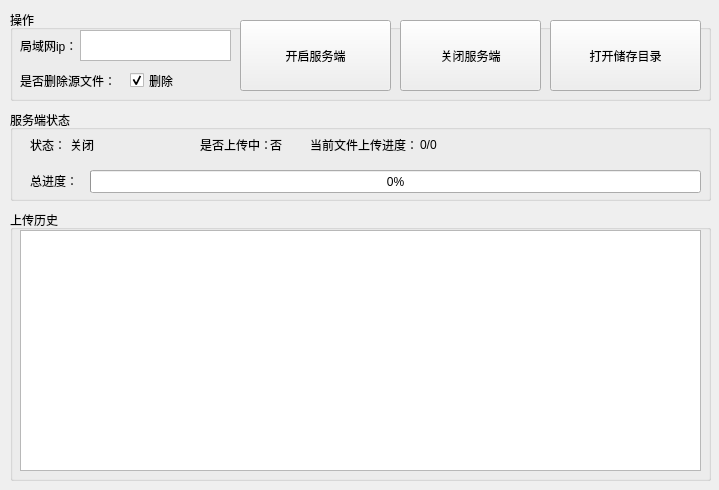
<?xml version="1.0" encoding="UTF-8"?>
<ui version="4.0">
 <class>Main</class>
 <widget class="QWidget" name="Main">
  <property name="geometry">
   <rect>
    <x>0</x>
    <y>0</y>
    <width>719</width>
    <height>490</height>
   </rect>
  </property>
  <property name="windowTitle">
   <string>Main</string>
  </property>
  <widget class="QGroupBox" name="groupBox">
   <property name="geometry">
    <rect>
     <x>10</x>
     <y>110</y>
     <width>701</width>
     <height>91</height>
    </rect>
   </property>
   <property name="title">
    <string>服务端状态</string>
   </property>
   <widget class="QProgressBar" name="progressBar">
    <property name="geometry">
     <rect>
      <x>80</x>
      <y>60</y>
      <width>611</width>
      <height>23</height>
     </rect>
    </property>
    <property name="value">
     <number>0</number>
    </property>
   </widget>
   <widget class="QLabel" name="label">
    <property name="geometry">
     <rect>
      <x>20</x>
      <y>20</y>
      <width>41</width>
      <height>30</height>
     </rect>
    </property>
    <property name="text">
     <string>状态：</string>
    </property>
   </widget>
   <widget class="QLabel" name="label_2">
    <property name="geometry">
     <rect>
      <x>60</x>
      <y>20</y>
      <width>131</width>
      <height>30</height>
     </rect>
    </property>
    <property name="text">
     <string>关闭</string>
    </property>
   </widget>
   <widget class="QLabel" name="label_3">
    <property name="geometry">
     <rect>
      <x>190</x>
      <y>20</y>
      <width>71</width>
      <height>30</height>
     </rect>
    </property>
    <property name="text">
     <string>是否上传中：</string>
    </property>
   </widget>
   <widget class="QLabel" name="uploadStatusLabel">
    <property name="geometry">
     <rect>
      <x>260</x>
      <y>20</y>
      <width>21</width>
      <height>30</height>
     </rect>
    </property>
    <property name="text">
     <string>否</string>
    </property>
   </widget>
   <widget class="QLabel" name="uploadProgressLabel">
    <property name="geometry">
     <rect>
      <x>410</x>
      <y>20</y>
      <width>281</width>
      <height>30</height>
     </rect>
    </property>
    <property name="text">
     <string>0/0</string>
    </property>
   </widget>
   <widget class="QLabel" name="label_4">
    <property name="geometry">
     <rect>
      <x>300</x>
      <y>20</y>
      <width>111</width>
      <height>30</height>
     </rect>
    </property>
    <property name="text">
     <string>当前文件上传进度：</string>
    </property>
   </widget>
   <widget class="QLabel" name="label_6">
    <property name="geometry">
     <rect>
      <x>20</x>
      <y>60</y>
      <width>54</width>
      <height>21</height>
     </rect>
    </property>
    <property name="text">
     <string>总进度：</string>
    </property>
   </widget>
  </widget>
  <widget class="QGroupBox" name="groupBox_2">
   <property name="geometry">
    <rect>
     <x>10</x>
     <y>10</y>
     <width>701</width>
     <height>91</height>
    </rect>
   </property>
   <property name="title">
    <string>操作</string>
   </property>
   <widget class="QPushButton" name="startServerButton">
    <property name="geometry">
     <rect>
      <x>230</x>
      <y>10</y>
      <width>151</width>
      <height>71</height>
     </rect>
    </property>
    <property name="text">
     <string>开启服务端</string>
    </property>
   </widget>
   <widget class="QPushButton" name="closeServerButton">
    <property name="geometry">
     <rect>
      <x>390</x>
      <y>10</y>
      <width>141</width>
      <height>71</height>
     </rect>
    </property>
    <property name="text">
     <string>关闭服务端</string>
    </property>
   </widget>
   <widget class="QPushButton" name="openFileManagerButton">
    <property name="geometry">
     <rect>
      <x>540</x>
      <y>10</y>
      <width>151</width>
      <height>71</height>
     </rect>
    </property>
    <property name="text">
     <string>打开储存目录</string>
    </property>
   </widget>
   <widget class="QTextEdit" name="ipBox">
    <property name="geometry">
     <rect>
      <x>70</x>
      <y>20</y>
      <width>151</width>
      <height>31</height>
     </rect>
    </property>
   </widget>
   <widget class="QLabel" name="label_5">
    <property name="geometry">
     <rect>
      <x>10</x>
      <y>20</y>
      <width>61</width>
      <height>31</height>
     </rect>
    </property>
    <property name="text">
     <string>局域网ip：</string>
    </property>
   </widget>
   <widget class="QCheckBox" name="checkBox">
    <property name="geometry">
     <rect>
      <x>120</x>
      <y>50</y>
      <width>71</width>
      <height>41</height>
     </rect>
    </property>
    <property name="text">
     <string>删除</string>
    </property>
    <property name="checked">
     <bool>true</bool>
    </property>
   </widget>
   <widget class="QLabel" name="label_7">
    <property name="geometry">
     <rect>
      <x>10</x>
      <y>50</y>
      <width>111</width>
      <height>41</height>
     </rect>
    </property>
    <property name="text">
     <string>是否删除源文件：</string>
    </property>
   </widget>
  </widget>
  <widget class="QGroupBox" name="groupBox_3">
   <property name="geometry">
    <rect>
     <x>10</x>
     <y>210</y>
     <width>701</width>
     <height>271</height>
    </rect>
   </property>
   <property name="title">
    <string>上传历史</string>
   </property>
   <widget class="QTextEdit" name="historyBox">
    <property name="geometry">
     <rect>
      <x>10</x>
      <y>20</y>
      <width>681</width>
      <height>241</height>
     </rect>
    </property>
   </widget>
  </widget>
 </widget>
 <resources/>
 <connections/>
</ui>
